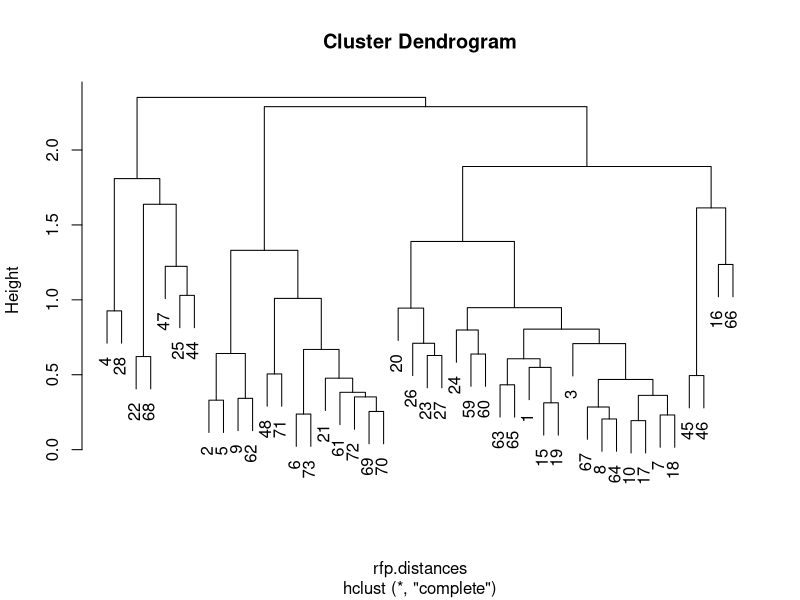
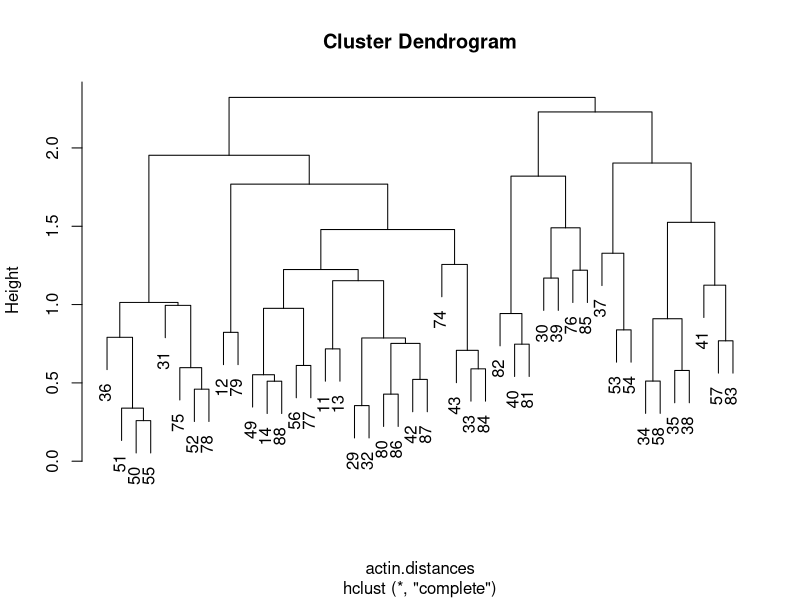

Here is the R script that generated these plots, in order:

#load data
data <- read.csv('../processed_data/horizontal_data.csv')

#RFP DATA
#filter out actin data
rfp.data <- data[!grepl("actin", data$sample_id), ]
#calcualte distances
rfp.distances <- dist(rfp.data)
#get clusters
rfp.clusters <- hclust(rfp.distances)
plot(rfp.clusters)
#assign clusters
rfp.cluster.assignment <- data.frame(cutree(rfp.clusters, h = 1.85))
#save rfp dataframe
rfp.clusts <- rfp.data
rfp.clusts <- cbind(rfp.clusts, rfp.cluster.assignment)
#write to dataframe
write.csv(rfp.clusts, '../processed_data/horizontal_rfp_clusters.csv', row.names=FALSE)

#ACTIN DATA
#get actin data only
actin.data <- data[grepl("actin", data$sample_id), ]
#calcualte distances
actin.distances <- dist(actin.data)
#get clusters 
actin.clusters <- hclust(actin.distances)
plot(actin.clusters)
#assign clusters
actin.cluster.assignment <- data.frame(cutree(actin.clusters, h=1.95))
#save actin data
actin.clusts <- actin.data
actin.clusts <- cbind(actin.clusts, actin.cluster.assignment)
#write to dataframe
write.csv(actin.clusts, '../processed_data/horizontal_actin_clusters.csv', row.names=FALSE)

